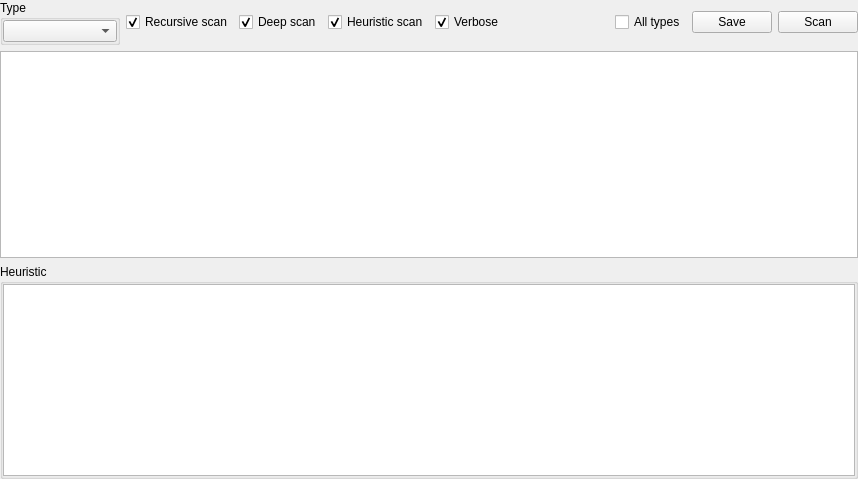
<?xml version="1.0" encoding="UTF-8"?>
<ui version="4.0">
 <class>HeurWidget</class>
 <widget class="QWidget" name="HeurWidget">
  <property name="geometry">
   <rect>
    <x>0</x>
    <y>0</y>
    <width>858</width>
    <height>479</height>
   </rect>
  </property>
  <property name="windowTitle">
   <string notr="true">Form</string>
  </property>
  <layout class="QVBoxLayout" name="verticalLayout_3">
   <property name="leftMargin">
    <number>0</number>
   </property>
   <property name="topMargin">
    <number>0</number>
   </property>
   <property name="rightMargin">
    <number>0</number>
   </property>
   <property name="bottomMargin">
    <number>0</number>
   </property>
   <item>
    <layout class="QHBoxLayout" name="horizontalLayout">
     <item>
      <widget class="QGroupBox" name="groupBoxType">
       <property name="minimumSize">
        <size>
         <width>120</width>
         <height>0</height>
        </size>
       </property>
       <property name="title">
        <string>Type</string>
       </property>
       <layout class="QVBoxLayout" name="verticalLayout_2">
        <property name="leftMargin">
         <number>0</number>
        </property>
        <property name="topMargin">
         <number>0</number>
        </property>
        <property name="rightMargin">
         <number>0</number>
        </property>
        <property name="bottomMargin">
         <number>0</number>
        </property>
        <item>
         <widget class="QComboBox" name="comboBoxType"/>
        </item>
       </layout>
      </widget>
     </item>
     <item>
      <widget class="QCheckBox" name="checkBoxRecursiveScan">
       <property name="text">
        <string>Recursive scan</string>
       </property>
       <property name="checked">
        <bool>true</bool>
       </property>
      </widget>
     </item>
     <item>
      <widget class="QCheckBox" name="checkBoxDeepScan">
       <property name="text">
        <string>Deep scan</string>
       </property>
       <property name="checked">
        <bool>true</bool>
       </property>
      </widget>
     </item>
     <item>
      <widget class="QCheckBox" name="checkBoxHeuristicScan">
       <property name="text">
        <string>Heuristic scan</string>
       </property>
       <property name="checked">
        <bool>true</bool>
       </property>
      </widget>
     </item>
     <item>
      <widget class="QCheckBox" name="checkBoxVerbose">
       <property name="text">
        <string>Verbose</string>
       </property>
       <property name="checked">
        <bool>true</bool>
       </property>
      </widget>
     </item>
     <item>
      <spacer name="horizontalSpacer">
       <property name="orientation">
        <enum>Qt::Horizontal</enum>
       </property>
       <property name="sizeHint" stdset="0">
        <size>
         <width>40</width>
         <height>20</height>
        </size>
       </property>
      </spacer>
     </item>
     <item>
      <widget class="QCheckBox" name="checkBoxAllTypesScan">
       <property name="text">
        <string>All types</string>
       </property>
      </widget>
     </item>
     <item>
      <widget class="QPushButton" name="pushButtonSave">
       <property name="text">
        <string>Save</string>
       </property>
      </widget>
     </item>
     <item>
      <widget class="QPushButton" name="pushButtonScan">
       <property name="text">
        <string>Scan</string>
       </property>
      </widget>
     </item>
    </layout>
   </item>
   <item>
    <widget class="QTreeView" name="treeViewScan"/>
   </item>
   <item>
    <widget class="QGroupBox" name="groupBoxHeuristic">
     <property name="title">
      <string>Heuristic</string>
     </property>
     <layout class="QVBoxLayout" name="verticalLayout">
      <property name="leftMargin">
       <number>0</number>
      </property>
      <property name="topMargin">
       <number>0</number>
      </property>
      <property name="rightMargin">
       <number>0</number>
      </property>
      <property name="bottomMargin">
       <number>0</number>
      </property>
      <item>
       <widget class="QTableView" name="tableViewHeur">
        <property name="editTriggers">
         <set>QAbstractItemView::NoEditTriggers</set>
        </property>
        <property name="selectionMode">
         <enum>QAbstractItemView::SingleSelection</enum>
        </property>
        <property name="selectionBehavior">
         <enum>QAbstractItemView::SelectRows</enum>
        </property>
        <attribute name="verticalHeaderVisible">
         <bool>false</bool>
        </attribute>
        <attribute name="verticalHeaderMinimumSectionSize">
         <number>20</number>
        </attribute>
        <attribute name="verticalHeaderDefaultSectionSize">
         <number>20</number>
        </attribute>
       </widget>
      </item>
     </layout>
    </widget>
   </item>
  </layout>
 </widget>
 <resources/>
 <connections/>
</ui>
